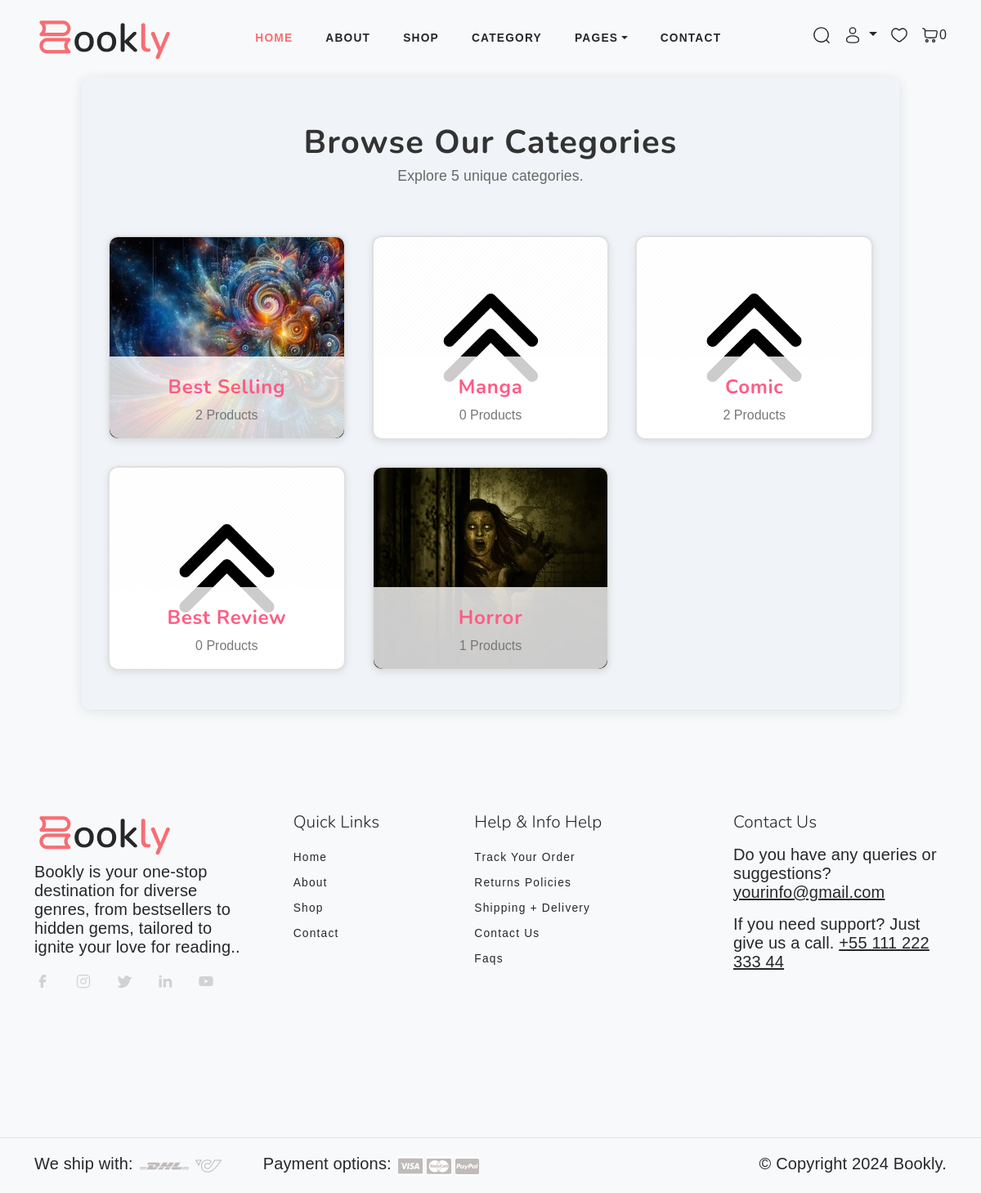
The app's page /category/, older data.
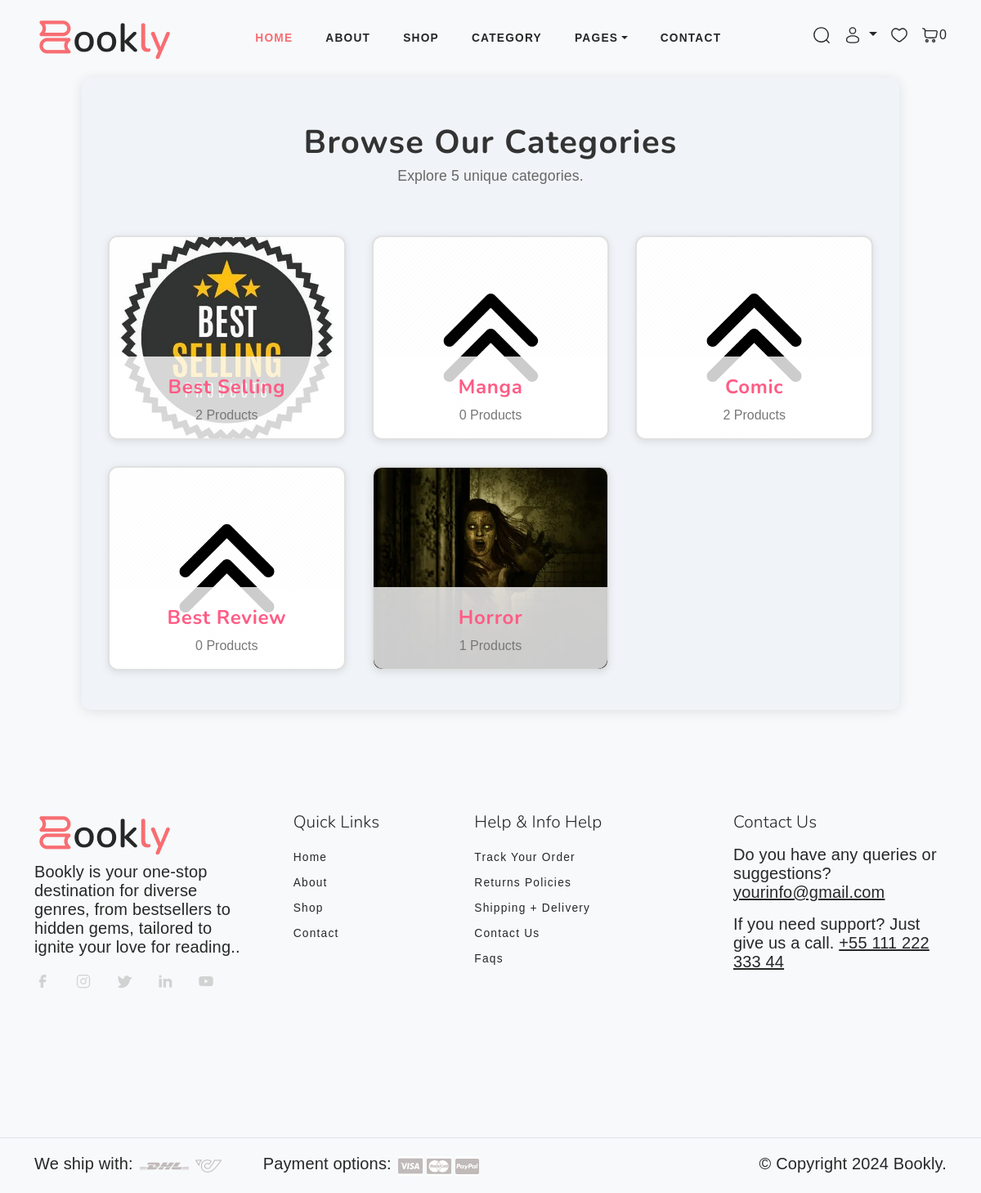
The same page, newer data.
### core/models.py (models this page shows, shortened)
class Category(models.Model):
    cid = ShortUUIDField(unique=True, length=10, max_length=20, prefix="cat", alphabet="abcdefgh12345")
    title = models.CharField(max_length=100)
    image = models.ImageField(upload_to="category")
    class Meta:
        verbose_name_plural = "Categories"

### core/views.py (the view)
# urls.py: path('category/', views.category_list, name='category_list'),
def category_list(request):
    categories = Category.objects.all()  # Fetch all categories
    category_count = categories.count()  # Count the number of categories
    context = {
        'categories': categories,  # Use the correct variable name
        'category_count': category_count,  # Add category count to context
    }
    return render(request, 'core/category.html', context)

### templates/core/category.html (shortened to what this page needs)
{% extends 'base/base.html' %}
{% load static %}
{% block content %}
<div class="category-wrapper">
    <header class="header">
        <h1 class="category-title">Browse Our Categories</h1>
        <p class="category-info">Explore <span class="category-count">{{ category_count }}</span> unique categories.</p>
    </header>
    <div class="category-container">
        {% for category in categories %}
        <a href="{% url 'core:category_product_view' category.cid %}" class="category-link">
            <div class="category-item" style="background-image: url('{{ category.image.url }}');"></div>
            <div class="category-overlay">
                <h3 class="category-name">{{ category.title }}</h3>
                <span class="category-product-count">{{ category.category.count }} Products</span>
            </div>
        </a>
        {% empty %}
        <p class="empty-state">No categories available at the moment.</p>
        {% endfor %}
    </div>
</div>
{% endblock %}

Row changes from the older to the newer data that the page shows:
changed Category "Best Selling": image: a different picture
